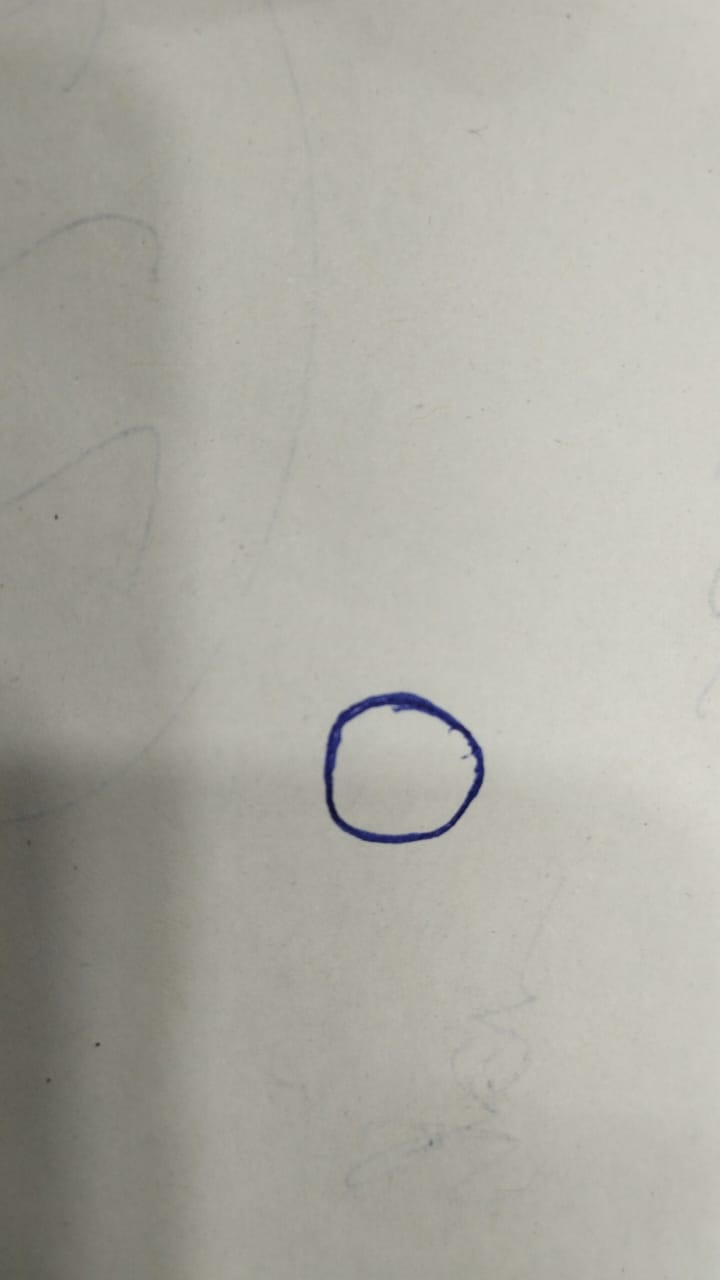
#> input picture assets/0.jpeg, 720 x 1280 px
$ python predict.py ../assets/0.jpeg
#> lines starting #> are read from the running program, lines starting #| are printed output that depends on the picture
### src/model.py
import numpy as np

class MultiClassNN:
    def __init__(self, input_size, hidden_size, output_size):
        self.W1 = np.random.randn(hidden_size, input_size) * np.sqrt(2.0 / input_size)
        self.b1 = np.zeros((hidden_size, 1))
        self.W2 = np.random.randn(output_size, hidden_size) * np.sqrt(2.0 / hidden_size)
        self.b2 = np.zeros((output_size, 1))

    def relu(self, Z):
        return np.maximum(0, Z)

    def relu_derivative(self, Z):
        return Z > 0

    def softmax(self, Z):
        expZ = np.exp(Z - np.max(Z, axis=0, keepdims=True))  # stable
        return expZ / np.sum(expZ, axis=0, keepdims=True)

    def forward(self, X):
        # Forward Prop
        Z1 = np.dot(self.W1, X) + self.b1
        A1 = self.relu(Z1)
        Z2 = np.dot(self.W2, A1) + self.b2
        A2 = self.softmax(Z2)

        cache = {"Z1": Z1, "A1": A1, "Z2": Z2, "A2": A2}
        return A2, cache

    # [24 lines left out: functions compute_loss, backward, not called in this run]

### src/predict.py
import numpy as np
import os
from PIL import Image
from model import MultiClassNN
import sys

def preprocess_image(image_path):
#> called with image_path = '../assets/0.jpeg'
    img = Image.open(image_path).convert("L")
    img = img.resize((28, 28), Image.LANCZOS)
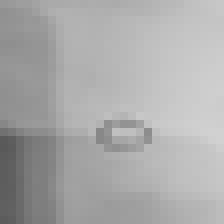
#> img: PIL image 28x28 L (shown 8 times larger); min 89, max 209, mean 170.3
    X = np.array(img) / 255.0
    return X.reshape(784, 1)

def predict(image_path):
    X = preprocess_image(image_path)
#> X = 784 values, max 0.82 at index 474, min 0.349 at index 504, mean 0.668

    weights_path = os.path.join(os.path.dirname(os.path.abspath(__file__)), "weights.npy")
    weights = np.load(weights_path, allow_pickle=True).item()
#> (reads src/weights.npy from the repository)
    model = MultiClassNN(784, 64, 10)
    model.W1, model.b1 = weights["W1"], weights["b1"]
    model.W2, model.b2 = weights["W2"], weights["b2"]

    A2, _ = model.forward(X)
#> in forward, `Z1 = np.dot(self.W1, X) + self.b1`: Z1 = 64 values, max 6.29 at index 21, min -9.11 at index 51, mean 0.265
#> in forward, `Z1 = np.dot(self.W1, X) + self.b1`:
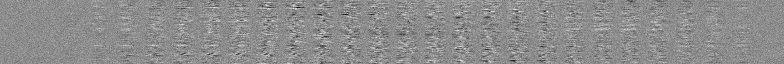
#> self.W1: shape (64, 784) float64; min -0.711, max 0.574, mean 0.000446; drawn with min black and max white
#> in forward, `A1 = self.relu(Z1)`: A1 = 64 values, max 6.29 at index 21, min 0 at index 0, mean 1.48
#> in forward, `Z2 = np.dot(self.W2, A1) + self.b2`: Z2 = [11.19, -12.26, 14.99, 4.58, -15.74, 10.67, 2.96, -13.86, 19.83, 2.99]
#> in softmax, `expZ = np.exp(Z - np.max(Z, axis=0, keepdims=True))`: expZ = [0.000178, 1.16e-14, 0.00797, 2.4e-07, 3.57e-16, 0.000106, 4.74e-08, 2.33e-15, 1, 4.88e-08]
#> in forward, `A2 = self.softmax(Z2)`: A2 = [0.000176, 1.15e-14, 0.0079, 2.38e-07, 3.55e-16, 0.000105, 4.7e-08, 2.31e-15, 0.992, 4.84e-08]
    prediction = np.argmax(A2)
#> prediction = 8
    print(f"Predicted Digit: {prediction}")
#| Predicted Digit: 8

if __name__ == "__main__":
    predict(sys.argv[1])
